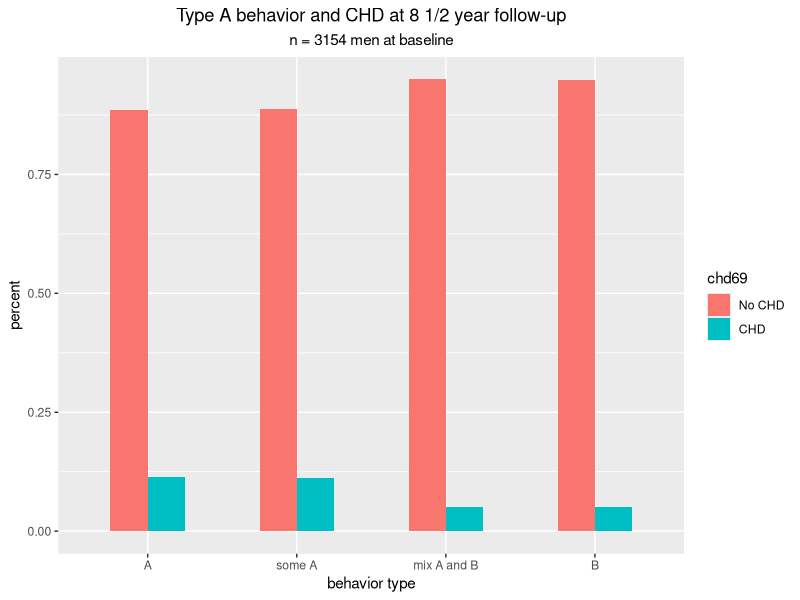
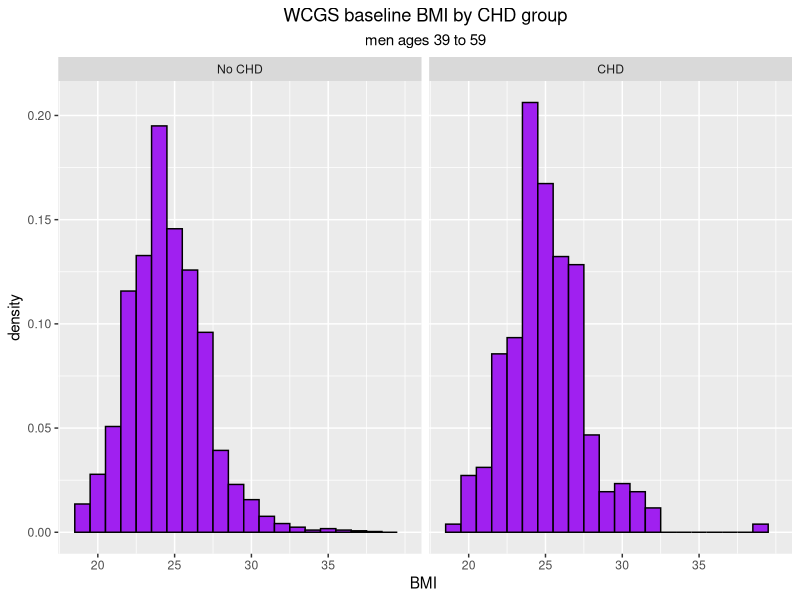

Source code (R) for these figures, in order:
## ---- chunk 1
library(tidyverse)
library(epitools)
library(readr)
library(markdown)

data(wcgs)
## ---- chunk 2
wcgs$dibpat0_fact <- factor(wcgs$dibpat0, ordered = TRUE, labels = c("A","B"))


wcgs$smoker0[wcgs$ncigs0 > 0] <- 1
wcgs$smoker0[wcgs$ncigs0 == 0] <- 0


wcgs$highsbp0[wcgs$sbp0 >= 140] <- 1
wcgs$highsbp0[wcgs$sbp0 < 140] <- 0


wcgs$heightcm0 <- round(wcgs$height0 * 2.54, digits = 2)
wcgs$weightkg0 <- round(wcgs$weight0/2.2, digits = 2)
wcgs$BMI0 <- round(wcgs$weightkg0/((wcgs$heightcm0/100)^2), digits = 1)
## ---- chunk 3

# Question 1 to turn in

# average cholesterol at baseline for smokers and non-smokers

wcgs %>% group_by(smoker0) %>% summarize(average = mean(sbp0))
## ---- chunk 4

# create a factor variable out of the 4-level behavioral pattern variable, behpat0

wcgs$behpat0_fact <- factor(wcgs$behpat0,
                           ordered = TRUE,
                           labels = c("A", "some A", "mix A and B","B")) 
## ---- chunk 5

# cut gives us a lot of flexibility 
# in our specifications of the interval endpoints 
# the intervals here are the commonly used ones

wcgs$bmi_cat <- cut(wcgs$BMI0,
                    breaks = c(0, 18.5, 25.0, 30.0, Inf),
                    include.lowest = TRUE,
                    right = FALSE,
                    ordered_results = TRUE,
                    labels = c("underweight", "normal", "overweight", "obese") )

## ---- chunk 6

wcgs$chd69 <- factor(wcgs$chd69, labels = c("No CHD", "CHD"))
## ---- chunk 7

# these are examples for additional tables

behpat_table <- table(wcgs$behpat0_fact)
addmargins(behpat_table)
round(prop.table(behpat_table), digits = 3)



# table for behavioral pattern and chd

# the proportion option 1 asks for "row percents" in the two-way table 
# this is Question 2 to turn in

chd_behpat_table <- table(wcgs$behpat0_fact, wcgs$chd69)
addmargins(chd_behpat_table)
round(prop.table(chd_behpat_table, 1), digits = 3)

## ---- chunk 8

# this is Question 3 to turn in

chd69_behpat0_table <- wcgs %>% count(behpat0_fact, chd69) %>%
  group_by(behpat0_fact) %>%
  mutate(prop = n/sum(n))  %>%
  ggplot(aes(x = behpat0_fact, y = prop, fill = chd69)) +
  geom_bar(width = 0.5, stat = "identity", position = "dodge") +
  labs(y = "percent", x = "behavior type", title = "Type A behavior and CHD at 8 1/2 year follow-up", 
       subtitle = "n = 3154 men at baseline") +
  theme(plot.title = element_text(hjust = 0.5), plot.subtitle = element_text(hjust = 0.5))

chd69_behpat0_table
## ---- chunk 9

# summary for BMI by CHD at 8 /12 yr follow-up

no_chd_summary <- summary(subset(wcgs, chd69 == "No CHD", select = BMI0))

chd_summary <- summary(subset(wcgs, chd69 == "CHD", select = BMI0))

no_chd_summary
chd_summary

#use facet wrap to get side by side histgrams for baseline BMI by CHD

ggplot(wcgs, aes(x = BMI0, y = ..density..)) +
  geom_histogram(binwidth = 1, color = "black", fill = "purple") +
  facet_wrap(.~wcgs$chd69) + 
  labs(title = "WCGS baseline BMI by CHD group",
       subtitle = "men ages 39 to 59",
       x = "BMI ",
       y = "density" ) +
  scale_x_continuous(limits = c(18.5, 40),
                     breaks = c(20, 25, 30, 35),
                     labels = c(20, 25, 30, 35)) +
  theme(plot.title = element_text(hjust = 0.5),
        plot.subtitle = element_text(hjust = 0.5))
